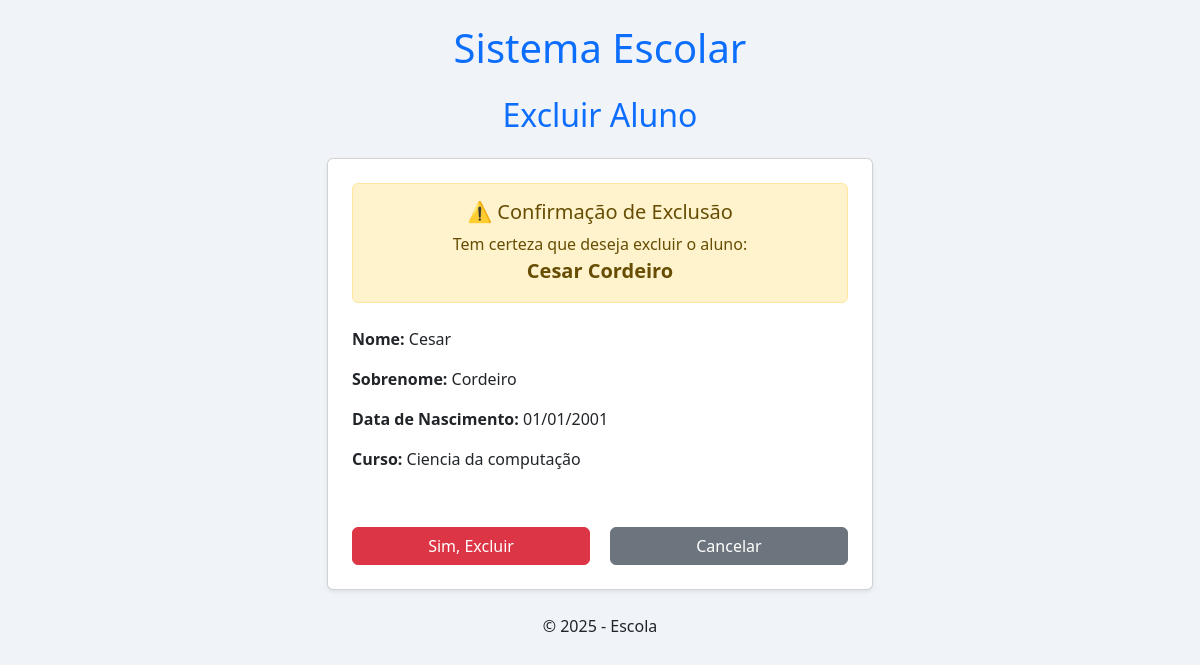
Page /excluir/3/ on the committed database.
### alunos/models.py (models this page shows, shortened)
class Aluno(models.Model):
    nome = models.CharField(max_length=100)
    sobrenome = models.CharField(max_length=100)
    data_nascimento = models.DateField()
    curso = models.CharField(max_length=100)

### alunos/views.py (the view)
# urls.py: path('excluir/<int:id>/', views.excluir_aluno, name='excluir_aluno'),
def excluir_aluno(request, id):
    aluno = get_object_or_404(Aluno, id=id)
    if request.method == 'POST':
        aluno.delete()
        return redirect('listar_alunos')
    return render(request, 'alunos/excluir_aluno.html', {'aluno': aluno})

### alunos/templates/alunos/excluir_aluno.html (shortened to what this page needs)
{% extends 'alunos/base.html' %}
{% block content %}
<div class="row justify-content-center">
    <div class="col-md-6">
        <h2 class="text-center mb-4">Excluir Aluno</h2>
        <div class="card p-4 shadow-sm">
            <div class="alert alert-warning text-center mb-4">
                <h5 class="mb-2">⚠️ Confirmação de Exclusão</h5>
                <p class="mb-0">Tem certeza que deseja excluir o aluno:</p>
                <strong class="fs-5">{{ aluno.nome }} {{ aluno.sobrenome }}</strong>
            </div>
            <div class="mb-3">
                <p><strong>Nome:</strong> {{ aluno.nome }}</p>
                <p><strong>Sobrenome:</strong> {{ aluno.sobrenome }}</p>
                <p><strong>Data de Nascimento:</strong> {{ aluno.data_nascimento|date:"d/m/Y" }}</p>
                <p><strong>Curso:</strong> {{ aluno.curso }}</p>
            </div>
            <form method="post">
                <div class="d-flex justify-content-between mt-4">
                    <button type="submit" class="btn btn-danger w-45">Sim, Excluir</button>
                    <a href="{% url 'listar_alunos' %}" class="btn btn-secondary w-45">Cancelar</a>
                </div>
            </form>
        </div>
    </div>
</div>
{% endblock %}

### alunos/static/alunos/css/style.css (style rules this page uses)
body { background-color: #f0f4f8; font-family: 'Segoe UI', Tahoma, Geneva, Verdana, sans-serif; }
h1, h2 { color: #0d6efd; margin-bottom: 20px; text-align: center; }
.btn-secondary { background-color: #6c757d; border-color: #6c757d; }
.w-45 { width: 48%; }

### rows in the picture
Aluno: nome "Cesar", sobrenome "Cordeiro", data_nascimento "01/01/2001", curso "Ciencia da computação"
